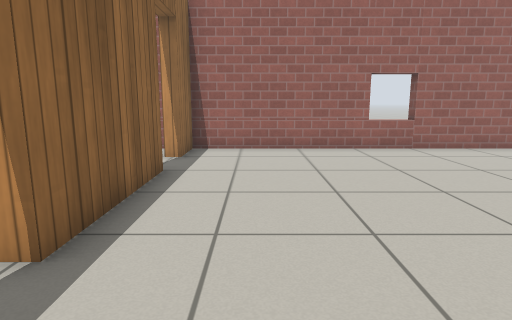
[1] (above)

15 first-person views from a walk through a robot-simulator world made for Gazebo. The camera is 0.83 m above the floor, tilts 10° down and sees 75° across. The floor is counted in squares, 0.5 m on a side. Each view is taken from the middle of a square. On the plan, view 1 faces up. The plan holds only what a view shows up to about 16 squares ahead; the rest is blank. Robots are left out. Gazebo's built-in surfaces are drawn with simple patterns.

[2]
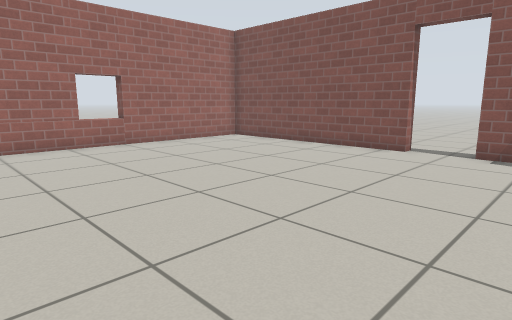

[3]
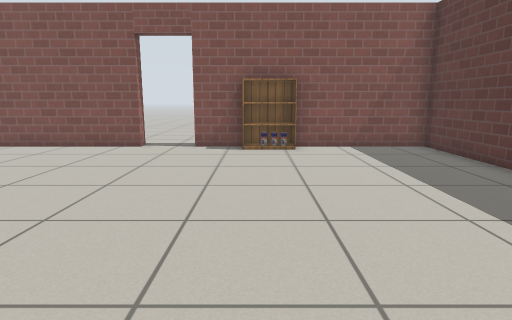

[4]
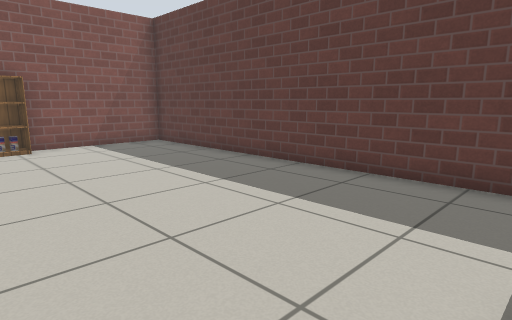

[5]
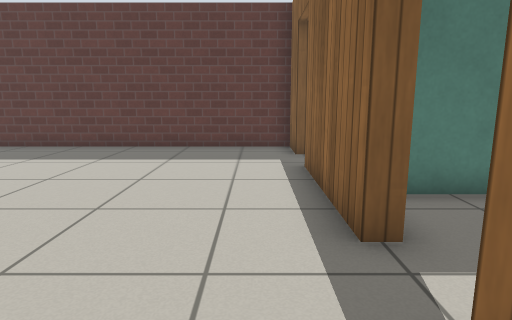

[6]
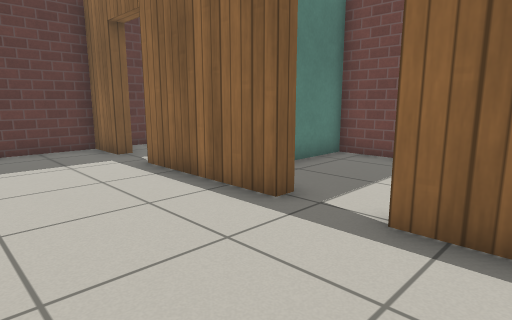

[7]
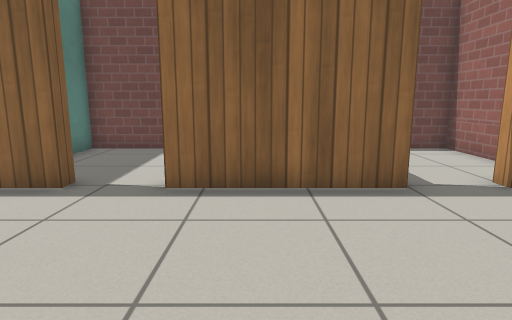

[8]
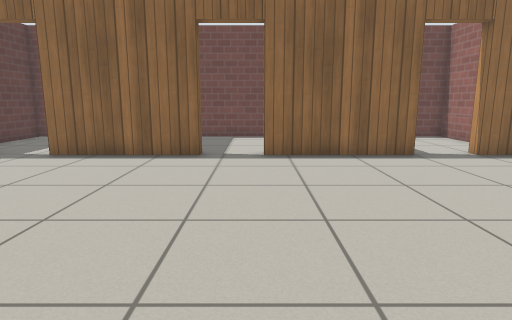

[9]
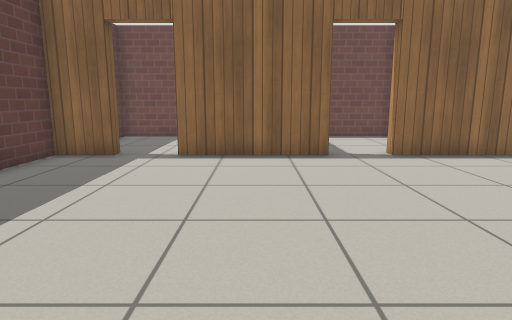

[10]
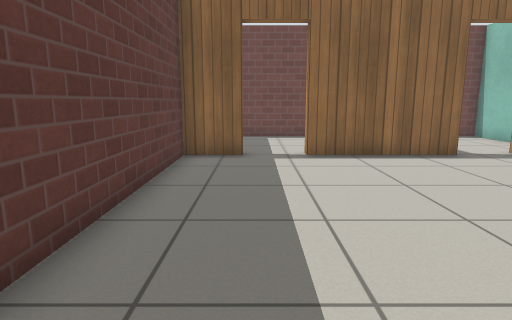

[11]
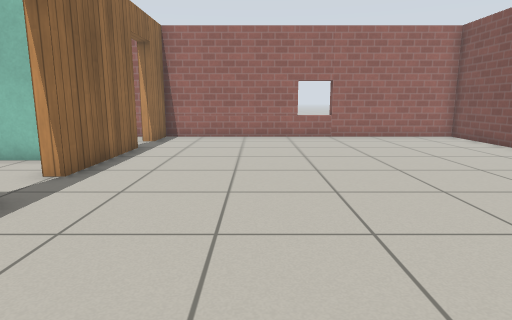

[12]
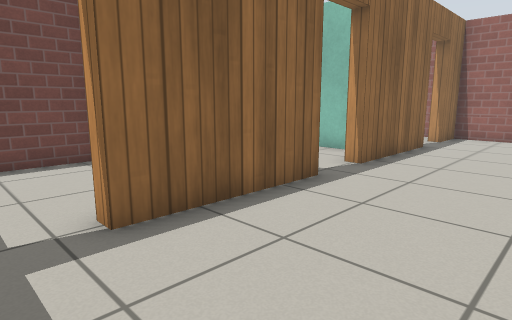

[13]
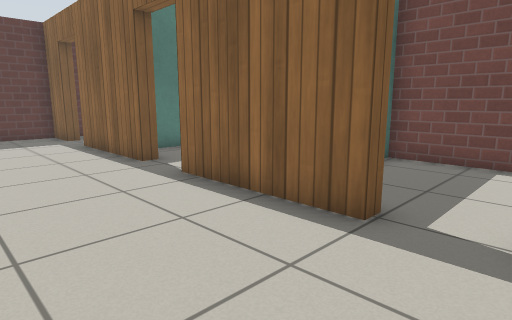

[14]
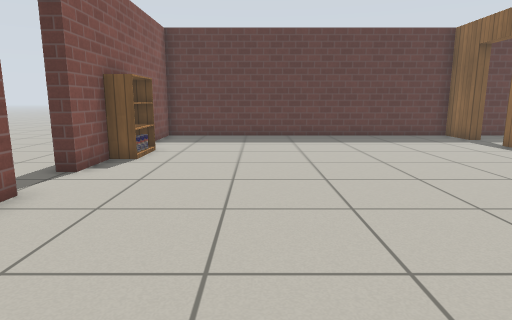

[15]
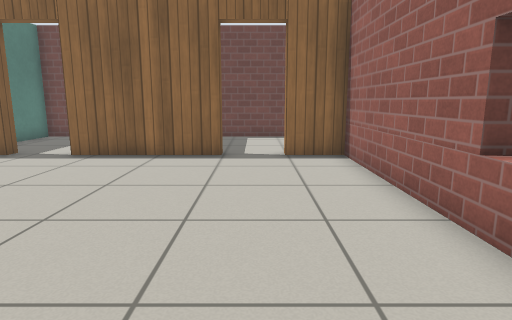

### Floor plan
Points are (right, up) in squares from view 1. A wall is a line through its corners. A room is listed if a view was taken in it or the views show most of it. See-through windows are left out.
Room 1 (views 1, 2, 3, 4, 5, 6, 7, 8, 9, 10, 11, 12, 13, 14, 15)
walls: (-2.2, 1.3) (-2.2, -3.4); (11.2, 3.3) (11.2, 11.8) (-2.2, 11.8) (-2.2, 9.9) (-2.8, 9.9); (-2.2, 7.9) (-2.2, 3.3); (11.2, -0.6) (11.2, 1.3); (-2.2, -5.4) (-2.2, -7.2) (11.2, -7.2) (11.2, -2.4)
ways out: open door at (-2.5, 2.5) to room 2; open door at (-2.6, 8.8) to room 3; open door at (-2.5, -4.5) to room 4; open door at (11.5, 2.5)
Room 2 (no view inside)
walls: (-3.9, 5.4) (-7.8, 5.4) (-7.8, -0.8) (-3.6, -0.8)
ways out: open door at (-2.5, 2.5) to room 1
Room 3 (no view inside)
walls: (-5.3, 11.8) (-7.8, 11.8) (-7.8, 5.8)
ways out: open door at (-2.6, 8.8) to room 1
Room 4 (no view inside)
walls: (-7.8, -1.8) (-7.8, -7.2) (-3.3, -7.2)
ways out: open door at (-2.5, -4.5) to room 1

Positions as (right, up) in squares from view 1, and headings:
1: (0, 0), facing up
2: (0, -1), facing up-right
3: (-1, -1), facing right
4: (-2, 0), facing down-right
5: (-1, 5), facing down
6: (2, 5), facing down-left
7: (4, 5), facing left
8: (8, 3), facing left
9: (8, -1), facing left
10: (8, -5), facing left
11: (2, -4), facing up
12: (2, -5), facing up-left
13: (2, 10), facing down-left
14: (7, 9), facing down
15: (8, 9), facing left
